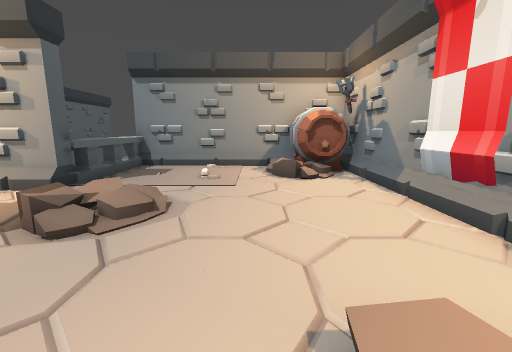
View 1 (above)

19 first-person views from a walk through a level from a Godot 3-D game. The camera is 1.3 m above the floor, tilts 10° down and sees 90° across. The floor is counted in squares, 1 m on a side. Each view is taken from the middle of a square. On the plan, view 1 faces up. The plan holds only what a view shows up to about 13 squares ahead; the rest is blank.

View 2
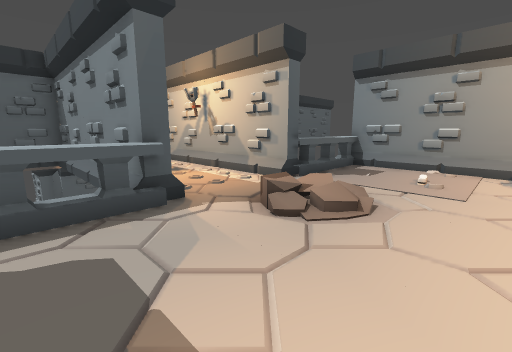

View 3
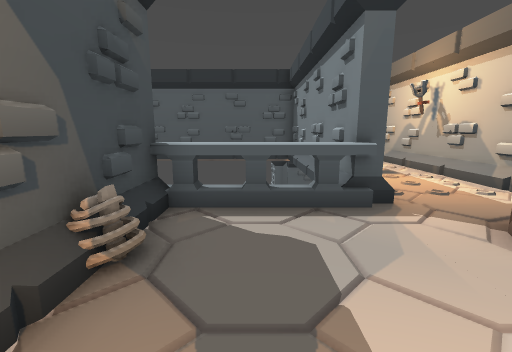

View 4
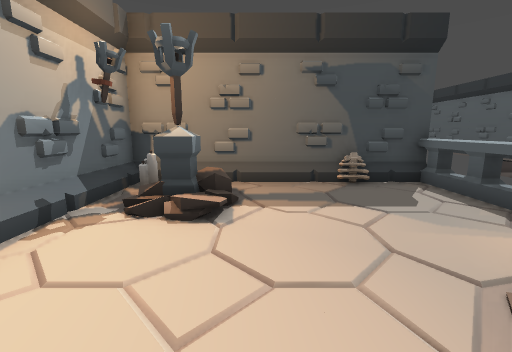

View 5
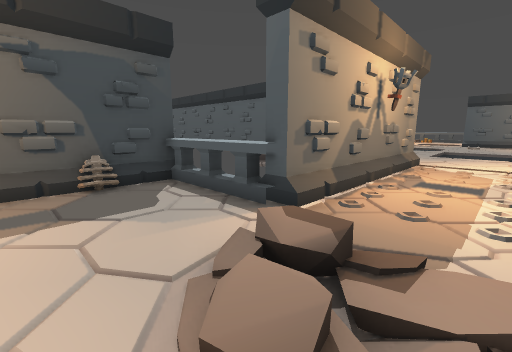

View 6
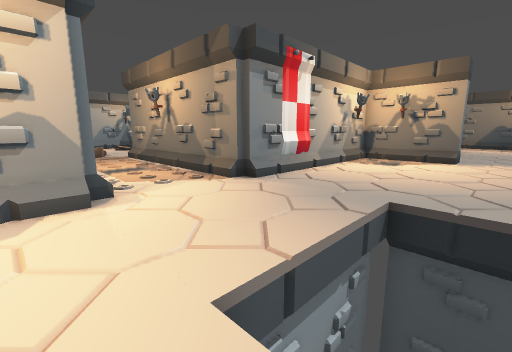

View 7
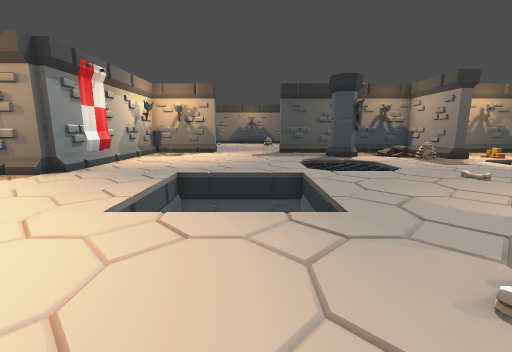

View 8
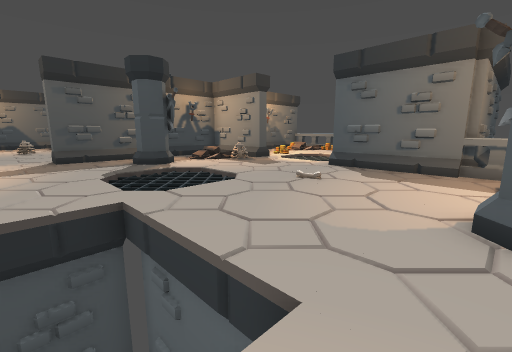

View 9
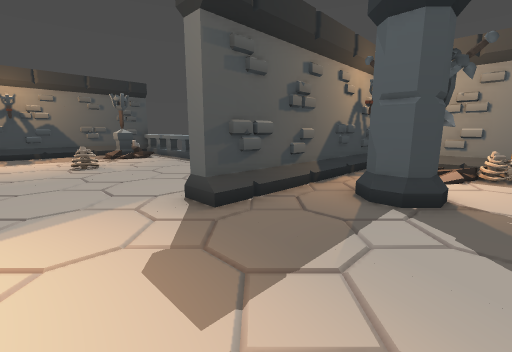

View 10
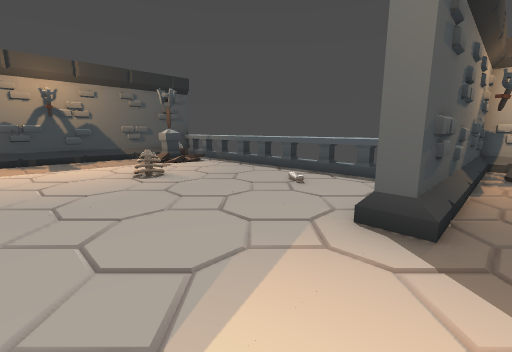

View 11
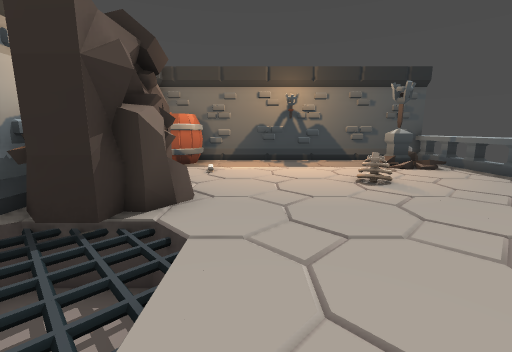

View 12
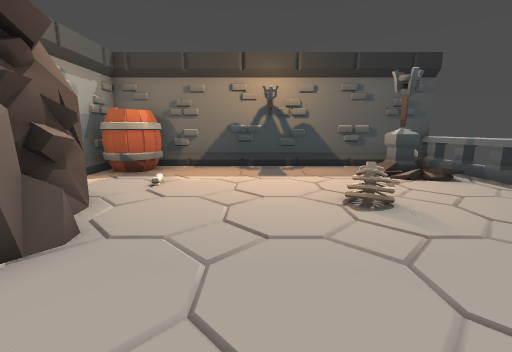

View 13
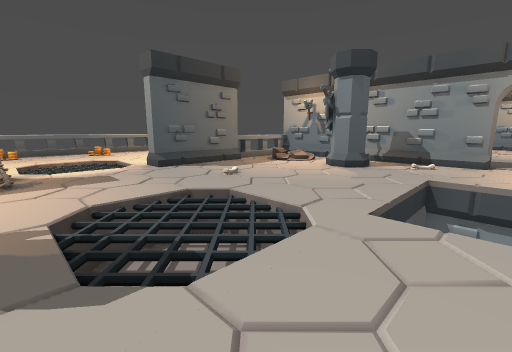

View 14
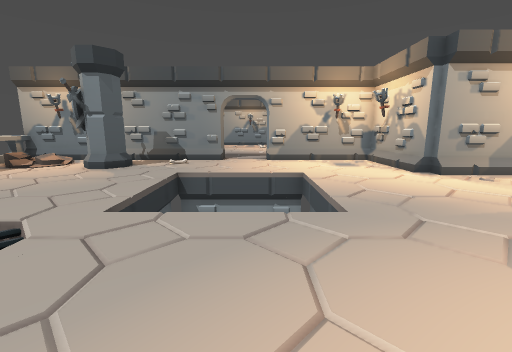

View 15
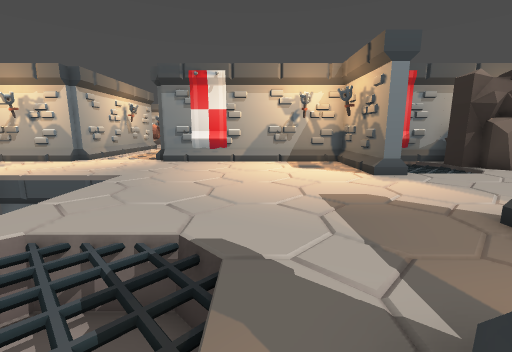

View 16
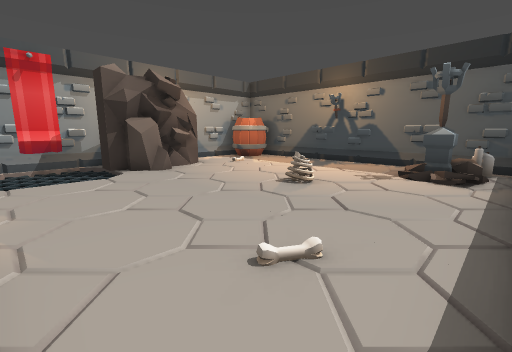

View 17
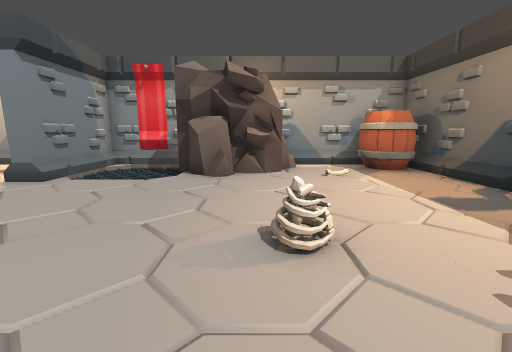

View 18
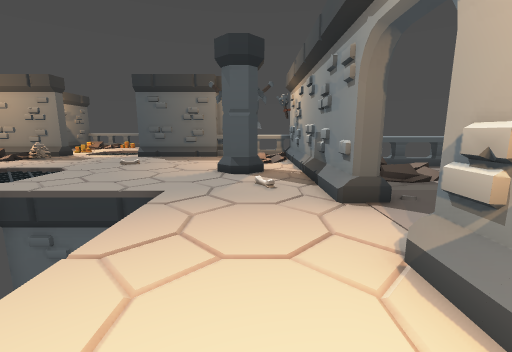

View 19
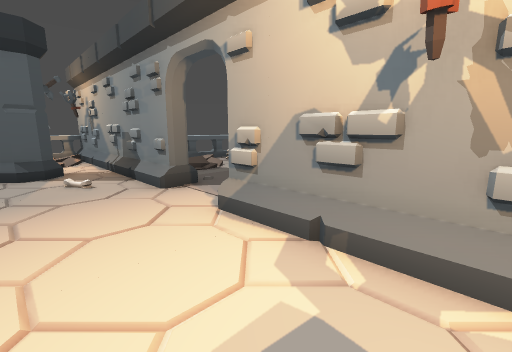

### Floor plan
Key: @ floor where view 1 was taken; # wall or solid block; x gap in a wall; . main floor; - floor 0.75 m lower than the main floor; / step, stairs or slope; v drop or lower ground; B barrier; R rock; T torch; C candle; N bones; I coin; P pillar; A barrel; O other object.
Columns run from 31 left of view 1 to 3 right of it. Each row starts with its distance up from view 1.
 15       BB
 14       B.
 13       B     .
 12       B    ..
 11       B    ...
 10   B#RR##RR##..#####       B####R#
  9   B    ...........#       B.... ###
  8   B    P#.N.......#       B.... O##
  7   B    ##.........#       BB..O   #
  6 ###/.......    ...######### ......#
  5   #/.......    ............   ....#
  4   #/.......    ............    ...#
  3   #/..N....    ............   /...#
  2  .x/.......    ...#########.......#
  1 vvv....-vvv.......##      B....   R
  0 vvv....vvvv.......##      B....@TTR
 -1 vvv....vvvv.......##      B.... .CR
 -2  .x//.............##      B##O#RRR#
 -3  I R   ##.........#
 -4   #/   P#.........#
 -5    RT/ ...........#
 -6    #RR#####....####
 -7       B........-vv##
 -8       B........vvv##
 -9       B..N.....vvv#
-10       B.........###
-11       B.........##
-12       B.........##
-13       B....O.....##
-14       B........O..#
-15       B    .......#
-16       B TT ......A#
-17       B C  .....AA#
-18       B#RR#########

Positions as (right, up) in squares from view 1, and headings:
1: (0, 0), facing up
2: (0, 0), facing up-left
3: (0, 0), facing left
4: (0, 5), facing down
5: (-1, 5), facing down-left
6: (-18, 7), facing down-right
7: (-19, 10), facing down
8: (-19, 7), facing down-left
9: (-18, -2), facing down-left
10: (-17, -5), facing down-left
11: (-17, -6), facing down
12: (-18, -8), facing down
13: (-19, -2), facing up-left
14: (-18, -2), facing up
15: (-24, -2), facing right
16: (-24, -7), facing down-right
17: (-23, -12), facing right
18: (-15, 8), facing left
19: (-14, 7), facing up-left
